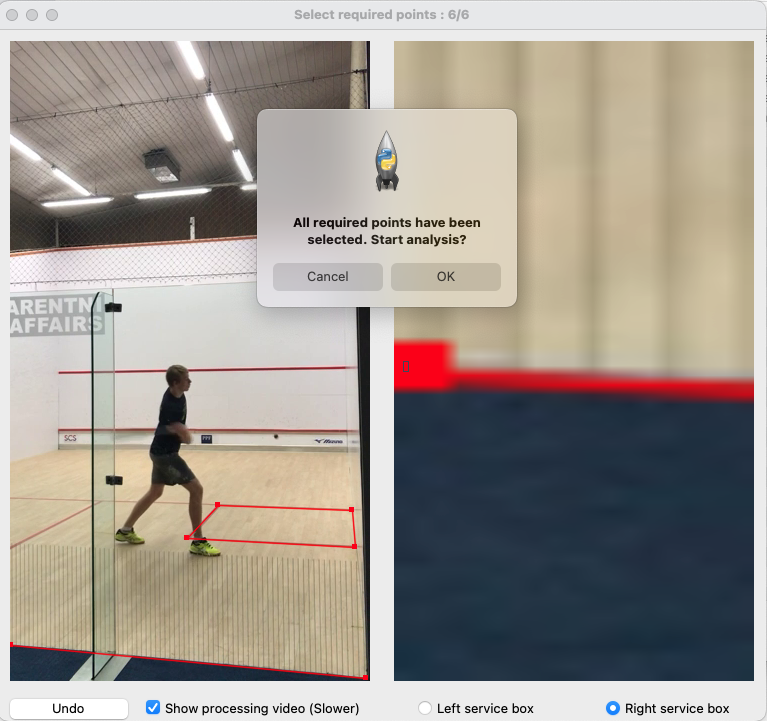
#> input picture resources/howto_images/mark_boundary.png, 767 x 721 px
$ python -i detector.py   (imports and definitions only)
#> lines starting #> are read from the running program, lines starting #| are printed output that depends on the picture
from collections import deque

import cv2

from utils.utilities import *


class Detector:
    """
    Preprocesses video frames and extracts the moving foreground from the static background.
    """
    """
    The goal of the pre-processing stage of the analysis is to prepare the video for the later stages.
    The key part of this stage is capturing and differentiating the moving parts of the video from the
    static parts of the video.

    To achieve this, the following procedure developed by

    Saumil Sachdeva (http://resolver.tudelft.nl/uuid:758d345d-ecdf-478e-a534-a23300dbe877) is used:

    • Three consecutive frames of the video are gathered
    • All three frames are converted to grayscale images
    • Noise reduction is performed using a gaussian filter
    • Consecutive frames are combined via frame differencing
    • The images are combined yet again with a boolean “and” to achieve a single image
    • The image is thresholded to obtain a binary image
    • Morphological operations are used to to enhance and bolster the moving components of the image.

    The result of this procedure will be a binary image with the foreground (moving objects) extracted
    from the background. The foreground consists of exactly our objects of interest - the moving players and the ball.
    """

    def __init__(self):
        # deque is convenient, as once at max capacity, it auto-discards the last frame before adding a new one
        self.__frame_buffer = deque(maxlen=3)  # contains smoothed grayscale images, used as a "sliding window"
        self.__frame_difference_buffer = deque(maxlen=2)  # contains differenced images, used as a "sliding window"
        self.__dilation_kernel = np.ones((3, 3), np.uint8)

    def ready(self) -> bool:
        """
        :return: True, if the buffer has been filled and can start preprocessing, False otherwise.
        """
        return len(self.__frame_buffer) == self.__frame_buffer.maxlen

    def initialize_with(self, frame: np.ndarray) -> None:
        """
        Allows populating the frame buffer.
        :param frame: A video frame
        """
        self.__add_to_frame_buffer(frame)

    def process(self, frame: np.ndarray) -> np.ndarray:
        """
        Uses a sliding window approach in the frame buffer for differentiating moving parts of the image from static
        parts.

        Frames are received via the 'frame' parameter and after cleaning operations are added to the buffer.

        :param frame: A video frame
        :return: A binary image that has differentiated moving parts of the image from static parts.
        """
        self.__add_to_frame_buffer(frame)

        # Apply frame differencing to the last two frames
        difference = cv2.absdiff(self.__frame_buffer[1], self.__frame_buffer[2])
        self.__frame_difference_buffer.append(difference)

        # Combine with boolean "AND"
        combined = cv2.bitwise_and(self.__frame_difference_buffer[0], self.__frame_difference_buffer[1])
        # cv.imshow("combined", combined)
        # Threshold the combined image
        ret, thresholded = cv2.threshold(combined, 0, 255, cv2.THRESH_OTSU)
        # cv.imshow("thresholded", thresholded)
        # If Otsu's thresholding picks a low threshold due to low amount of foreground pixels
        if ret <= 8:
            _, thresholded = cv2.threshold(combined, 24, 255, cv.THRESH_BINARY)
            # cv.imshow("REthresholded", thresholded)
        # Dilate the contours via morphological closing
        processed = self.__morphological_close(thresholded, 9)

        return processed

    def __add_to_frame_buffer(self, frame: np.ndarray) -> None:
        """
        Prepares the frame and adds it to the frame buffer.

        :param frame: A video frame.
        """
        frame = cv2.cvtColor(frame, cv2.COLOR_BGR2GRAY)
        frame = cv2.GaussianBlur(frame, (5, 5), 0)

        self.__frame_buffer.append(frame)

        if len(self.__frame_buffer) < 3:  # If just reading initial frames
            if len(self.__frame_buffer) == 2:  # We need two frames to start frame differencing
                self.__frame_difference_buffer.append(cv2.absdiff(self.__frame_buffer[0], self.__frame_buffer[1]))

    def __morphological_close(self, image: np.ndarray, iterations: int) -> np.ndarray:
        """
        Returns the morphological closing (dilation followed by erosion) of the image.

        :param image: Image to apply the operation on.
        :return: The morphological closing of the image
        """

        dilated = cv2.dilate(image, self.__dilation_kernel, iterations=iterations)
        processed = cv2.erode(dilated, self.__dilation_kernel)
        return processed

>>> import cv2
>>> picture = cv2.imread('resources/howto_images/mark_boundary.png')
#> picture is the input picture: shape (721, 767, 3); mean B, G, R 146, 153.4, 160.2
>>> result = Detector().process(picture)
#> in __add_to_frame_buffer, `frame = cv2.cvtColor(frame, cv2.COLOR_BGR2GRAY)`:
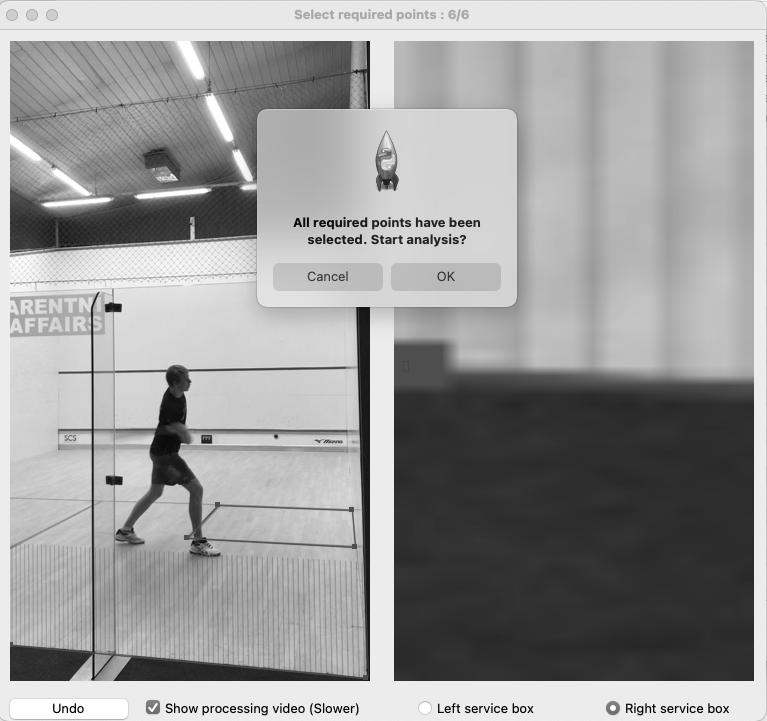
#> frame: shape (721, 767); min 0, max 255, mean 154.6
#> (the run stopped early here; a loop or call above may not have finished)

$ run again, on resources/howto_images/mark_service_box.png
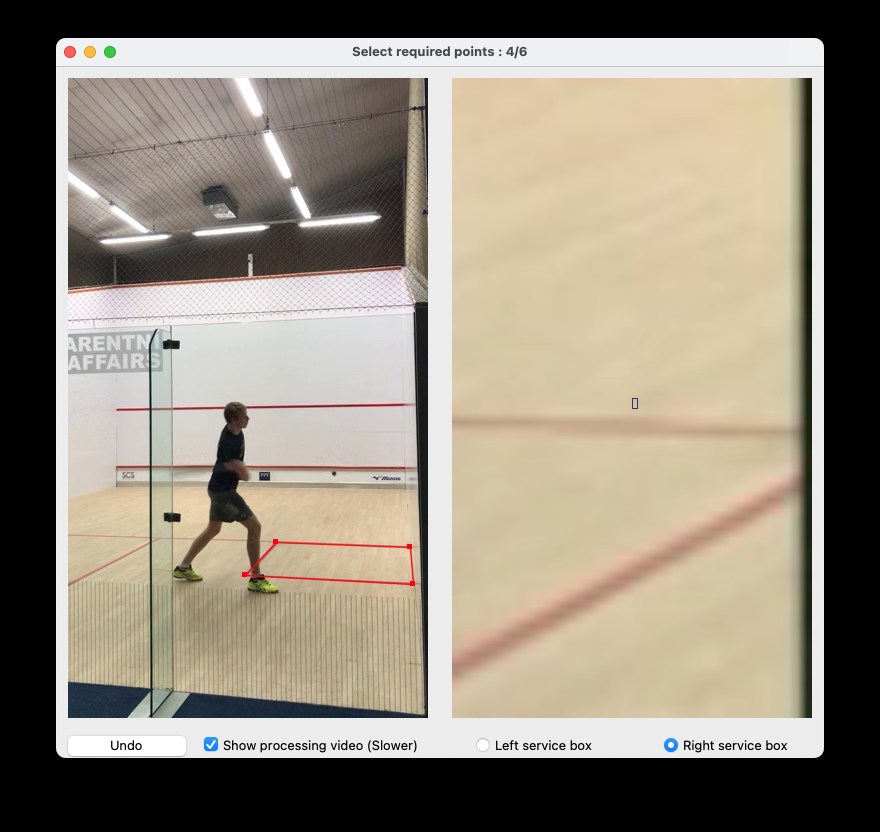
#> input picture resources/howto_images/mark_service_box.png, 880 x 832 px
#> picture is the input picture: shape (832, 880, 3); mean B, G, R 124.4, 138.3, 147
#> in __add_to_frame_buffer, `frame = cv2.cvtColor(frame, cv2.COLOR_BGR2GRAY)`:
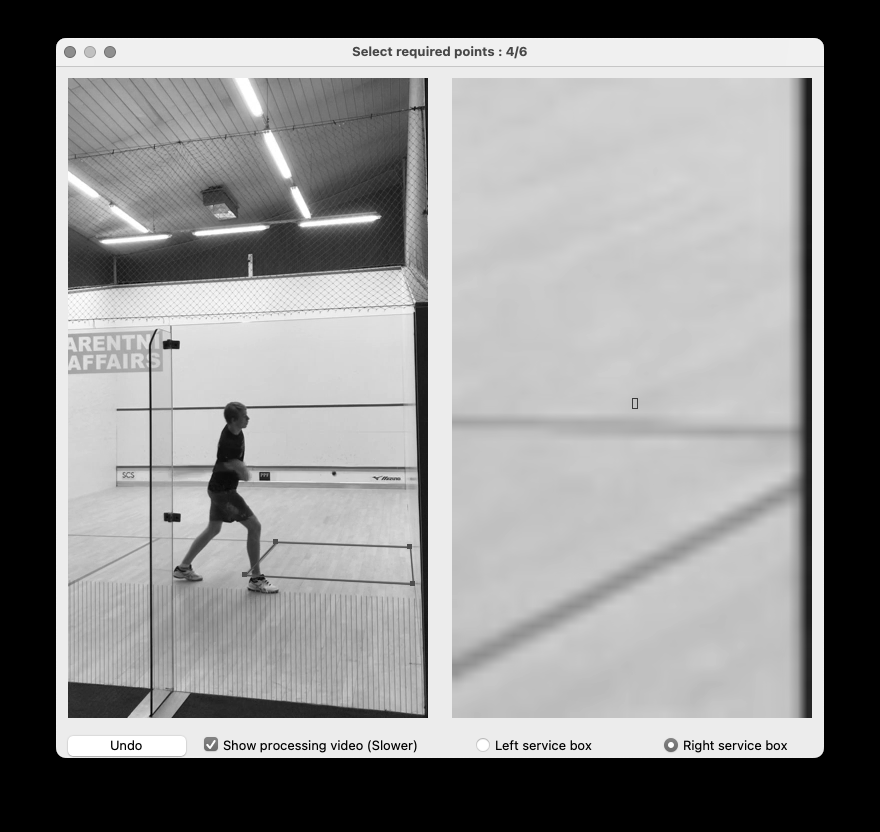
#> frame: shape (832, 880); min 0, max 255, mean 139.3

$ run again, on resources/howto_images/processingview.png
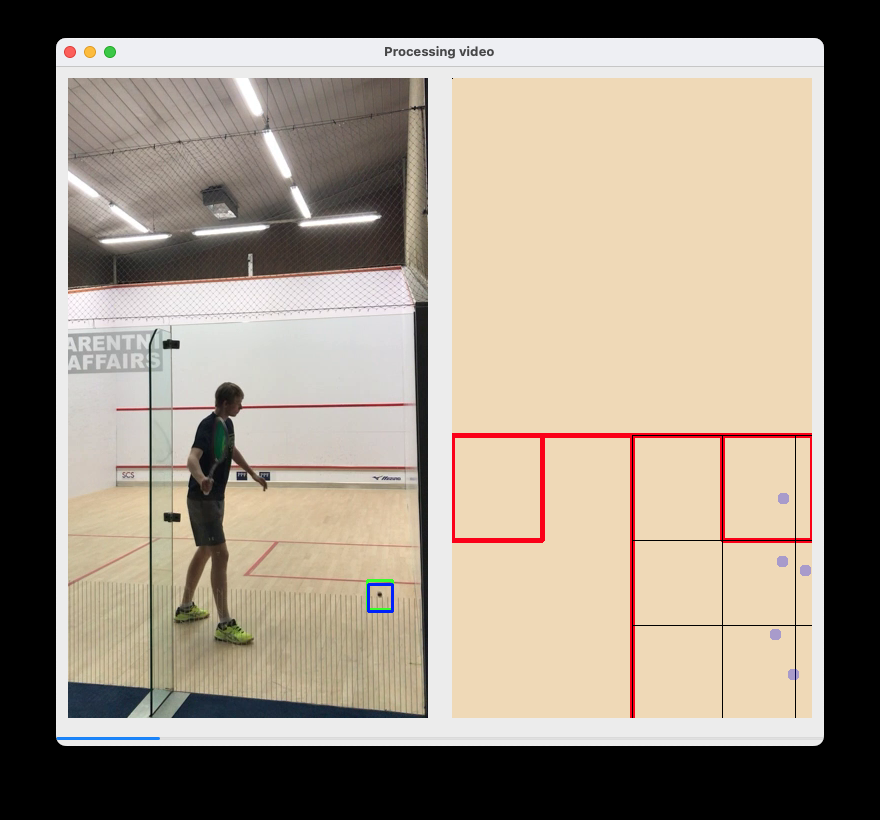
#> input picture resources/howto_images/processingview.png, 880 x 820 px
#> picture is the input picture: shape (820, 880, 3); mean B, G, R 129.7, 143.8, 155.1
#> in __add_to_frame_buffer, `frame = cv2.cvtColor(frame, cv2.COLOR_BGR2GRAY)`:
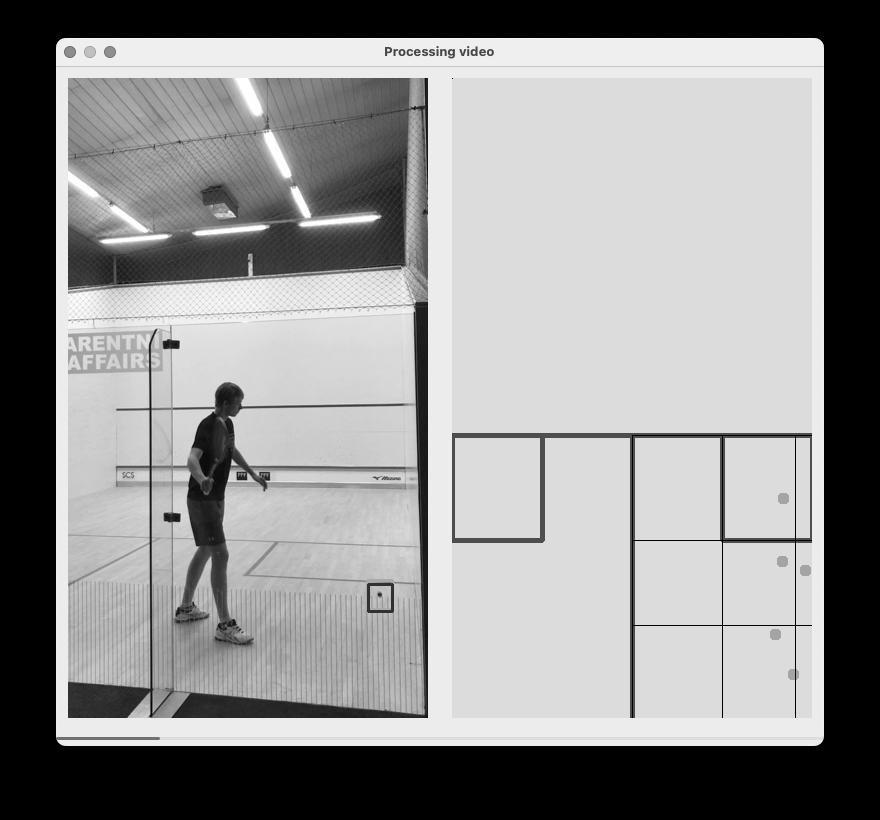
#> frame: shape (820, 880); min 0, max 255, mean 145.7
